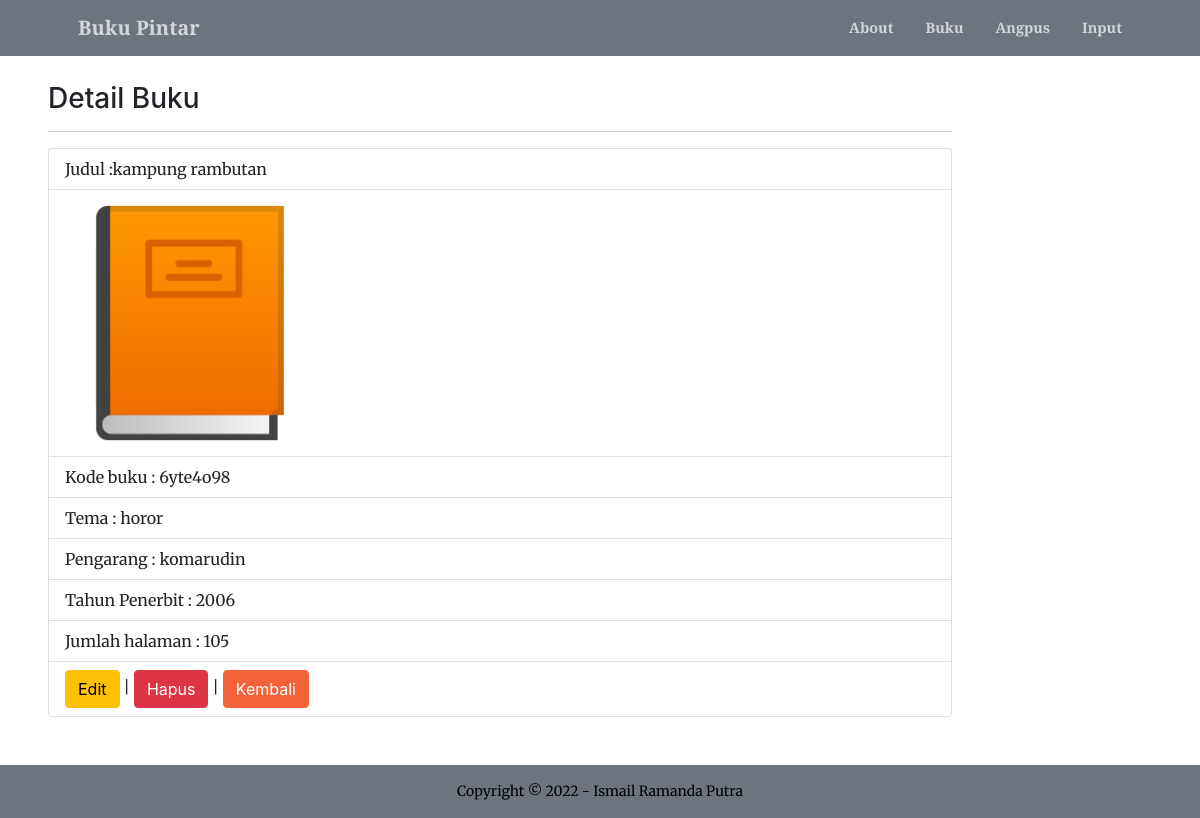
Screenshot of /detail.php?id=1 with the database file from the repository.
### tables this page shows
CREATE TABLE `perpustakaan` (
  `id` int(11) NOT NULL,
  `kode_buku` varchar(10) NOT NULL,
  `tema` varchar(50) NOT NULL,
  `judul` varchar(50) NOT NULL,
  `pengarang` varchar(25) NOT NULL,
  `jumlah_hal` varchar(20) NOT NULL,
  `tahun_penerbit` varchar(15) NOT NULL,
  `foto_buku` varchar(20) NOT NULL
);

### functions.php (called while the page is built, shortened)
<?php
$konn = mysqli_connect('localhost', 'root', '', 'UAS_1904030062');
function query($query)
{
  global $konn;
  $result = mysqli_query($konn, $query);
  if (mysqli_num_rows($result) == 1) {
    return mysqli_fetch_assoc($result);
  }
  $rows = [];
  return $rows;
}

### detail.php (the view, shortened to what this page needs)
<?php
require 'functions.php';
$id = $_GET['id'];
$perpus = query("SELECT * FROM perpustakaan WHERE id=$id");
?>
<!DOCTYPE html>
<html lang="en">
    <head>
        <link href="https://cdn.jsdelivr.net/npm/bootstrap-icons@1.5.0/font/bootstrap-icons.css" rel="stylesheet" />
        <link href="https://cdnjs.cloudflare.com/ajax/libs/SimpleLightbox/2.1.0/simpleLightbox.min.css" rel="stylesheet" />
        <link href="css/styles.css" rel="stylesheet" />
    </head>
    <body id="page-top">
        <nav class="navbar navbar-expand-lg navbar-light bg-secondary fixed-top " id="mainNav">
            <div class="container px-4 px-lg-5">
                <a class="navbar-brand" href="#page-top">Buku Pintar</a>
                <div class="collapse navbar-collapse" id="navbarResponsive">
                    <ul class="navbar-nav ms-auto my-2 my-lg-0">
                        <li class="nav-item"><a class="nav-link" href="index.php">About</a></li>
                        <li class="nav-item"><a class="nav-link" href="buku.php">Buku</a></li>
                        <li class="nav-item"><a class="nav-link" href="anggota.php">Angpus</a></li>
                        <li class="nav-item"><a class="nav-link" href="input.php">Input</a></li>
                    </ul>
                </div>
            </div>
        </nav>
        <div class="col-md-10 p-5 pt-5">
            <h3><i class="fas fa-users"></i> <br>Detail Buku</h3>
            <hr>
            <ul class="list-group">
                <li class="list-group-item">Judul :<?= $perpus['judul']; ?></li>
                <li class="list-group-item"><img src= "assets/img/<?= $perpus['foto_buku']; ?>" width="250 px" alt=""></li>
                <li class="list-group-item">Kode buku : <?= $perpus['kode_buku']; ?></li>
                <li class="list-group-item">Tema  : <?= $perpus['tema']; ?></li>
                <li class="list-group-item">Pengarang : <?= $perpus['pengarang']; ?></li>
                <li class="list-group-item">Tahun Penerbit : <?= $perpus['tahun_penerbit']; ?></li>
                <li class="list-group-item">Jumlah halaman : <?= $perpus['jumlah_hal']; ?></li>
                <li class="list-group-item">
                    <a href="edit.php?id=<?= $perpus['id']; ?>" class="btn btn-warning" role="button">Edit</a> |
                    <a href="hapus.php?id=<?= $perpus['id']; ?>" onclick="return confirm('Apakah anda yakin akan menghapus data ini?');" class="btn btn-danger" role="button">Hapus</a> |
                    <a href="buku.php" class="btn btn-primary" role="button">Kembali</a>
                </li>
            </ul>
        </div>
        <footer class="bg-secondary py-3">
            <div class="container px-4 px-lg-5"><div class="small text-center text-black">Copyright &copy; 2022 - Ismail Ramanda Putra</div></div>
        </footer>
    </body>
</html>

### rows the page displays
perpustakaan: judul "kampung rambutan", foto_buku (picture), kode_buku "6yte4o98", tema "horor", pengarang "komarudin", tahun_penerbit "2006", jumlah_hal "105"
